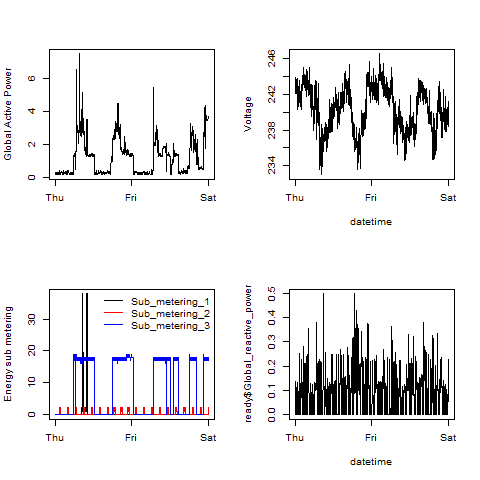

Write the R code that produced this figure.
source("loader.R")

# loading data
df <- loadIt()
sub <- subsetIt(df)
rm(df)

# converting to date and adding full time column
ready <- convertIt(sub)
rm(sub)

#
png(filename="plot4.png")
source("subplot4.R")
dev.off()

